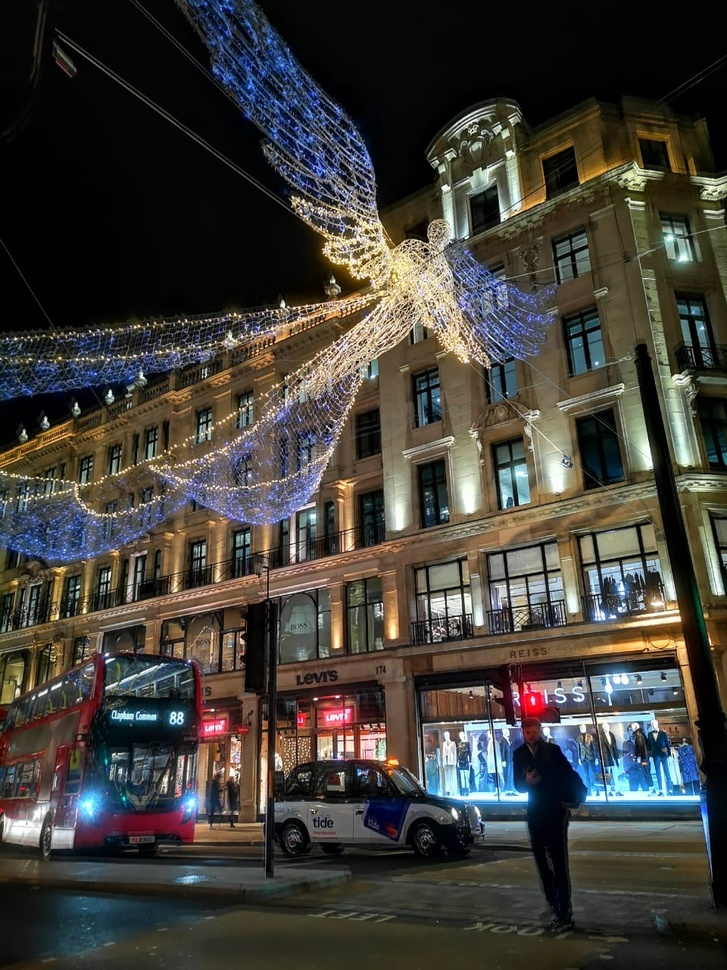
#> input picture 35_SingleShotDetectors/images/londonxmas.jpeg, 727 x 970 px, shrunk from 960 x 1280 before the run, found by its file name
$ python histogram.py
#> lines starting #> are read from the running program, lines starting #| are printed output that depends on the picture; after the words box and inside, x2 and y2 are one past the last pixel; in counts of white or black regions, pixels touching at a corner belong together
import cv2
import random
import numpy as np
from matplotlib import pyplot as plt

# Define our imshow function
def imshow(title = "Image", image = None, size = 10):
    w, h = image.shape[0], image.shape[1]
    aspect_ratio = w/h
    plt.figure(figsize=(size * aspect_ratio,size))
    plt.imshow(cv2.cvtColor(image, cv2.COLOR_BGR2RGB))
    plt.title(title)
    plt.show()


def addWhiteNoise(image):
    # Set the range for a random probablity
    # A large prob will mean more noise
    prob = random.uniform(0.05, 0.1)

    # Generate a random matrix in the shape of our input image
    rnd = np.random.rand(image.shape[0], image.shape[1])

    # If the random values in our rnd matrix are less than our random probability
    # We randomly change that pixel in our input image to a value within the range specified
    image[rnd < prob] = np.random.randint(50,230)
    return image


# Load our image
image = cv2.imread('images/londonxmas.jpeg')
#> image is the input picture: shape (970, 727, 3); mean B, G, R 57, 62.5, 65.4
imshow("Input Image", image)

# Apply our white noise function to our input image
noise_1 = addWhiteNoise(image)
#> in addWhiteNoise, `image[rnd < prob] = np.random.randint(50,230)`:
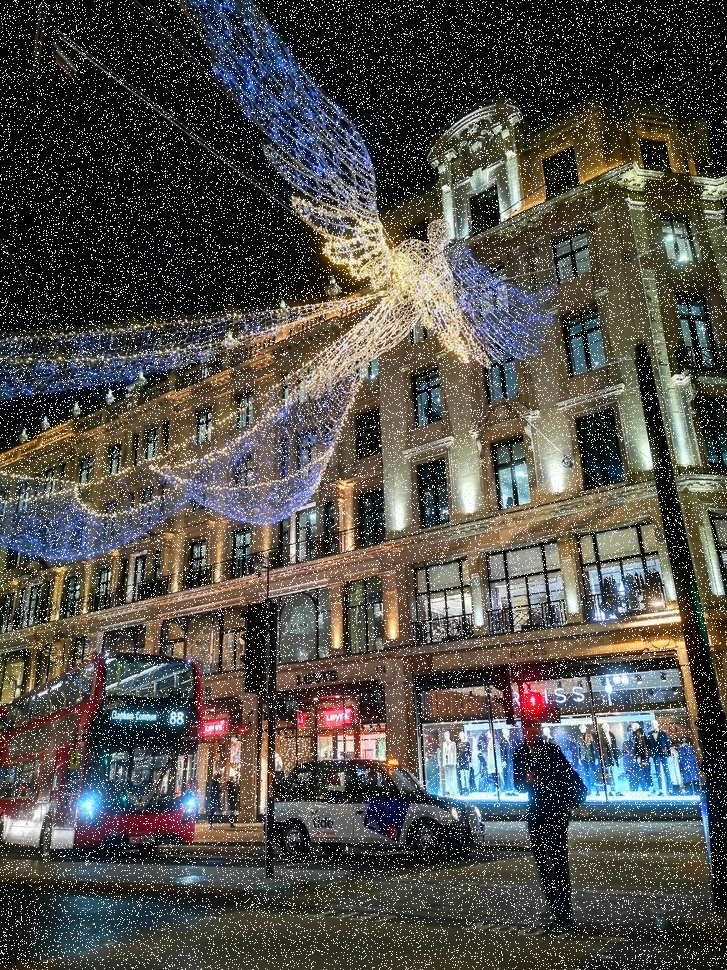
#> image: shape (970, 727, 3); 9.23% of pixels changed, all inside (x1, y1, x2, y2) = (0, 0, 727, 970)
imshow("Noise Added", noise_1)

#!!!!!!!!!!!First, let's take a look at the Histogram of our Input Image


# Load our image
img = cv2.imread('soaps.jpeg')
imshow("Original", img)
#> (the run stopped early here; a loop or call above may not have finished)

$ run again, with 35_SingleShotDetectors/images/Volleyball.jpeg copied over 35_SingleShotDetectors/images/londonxmas.jpeg
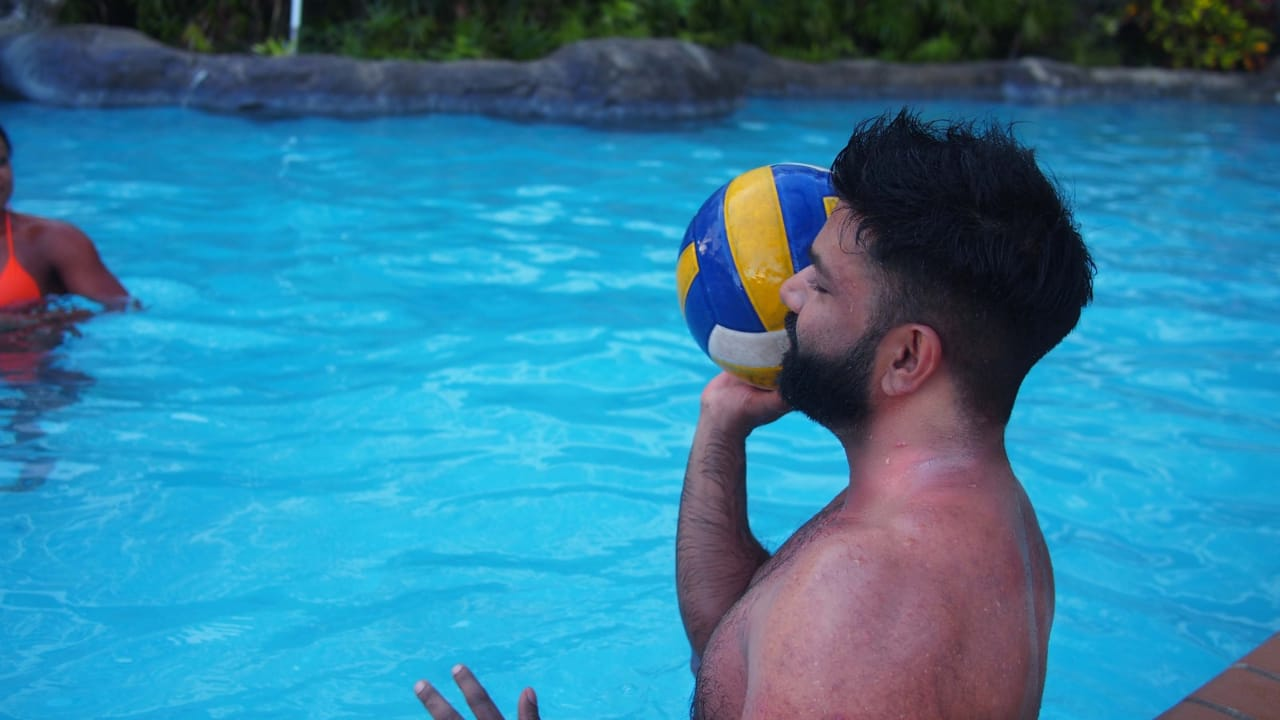
#> input picture 35_SingleShotDetectors/images/Volleyball.jpeg, 1280 x 720 px, found by its file name
#> image is the input picture: shape (720, 1280, 3); mean B, G, R 159.8, 127.4, 49.9
#> in addWhiteNoise, `image[rnd < prob] = np.random.randint(50,230)`:
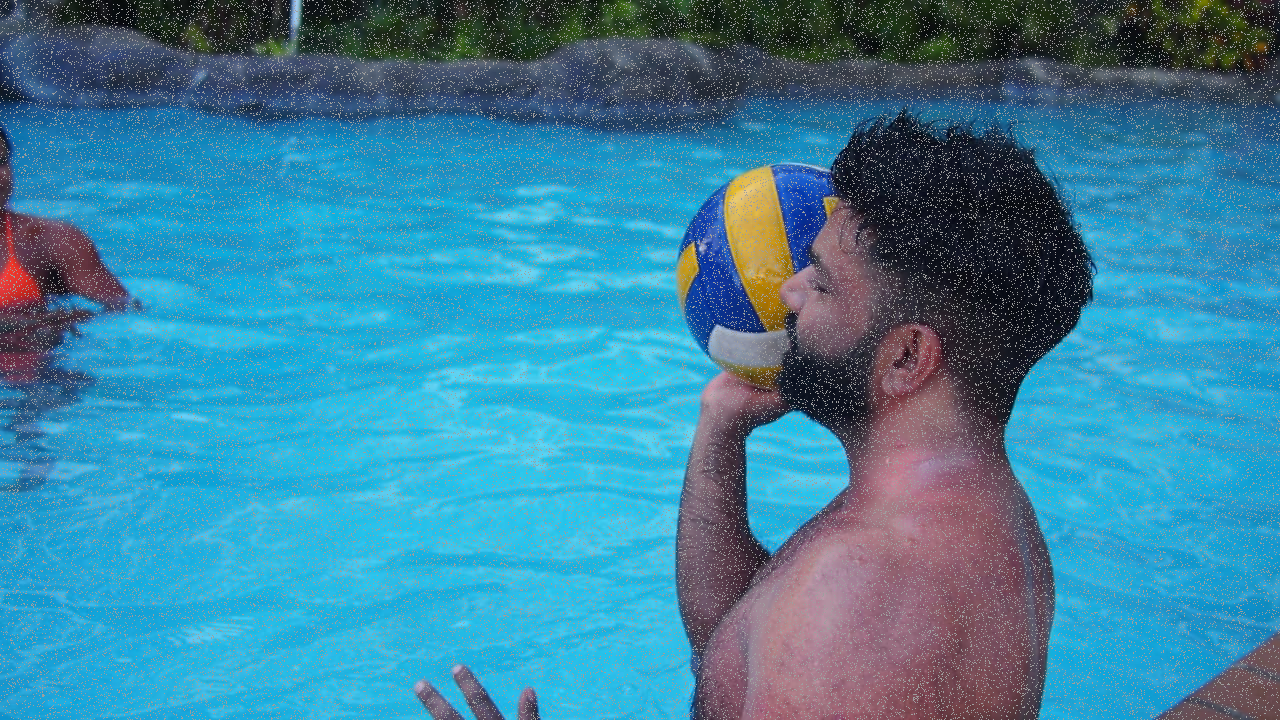
#> image: shape (720, 1280, 3); 9.2% of pixels changed, all inside (x1, y1, x2, y2) = (0, 0, 1280, 720)

$ run again, with 35_SingleShotDetectors/images/blacksandbeach.jpeg copied over 35_SingleShotDetectors/images/londonxmas.jpeg
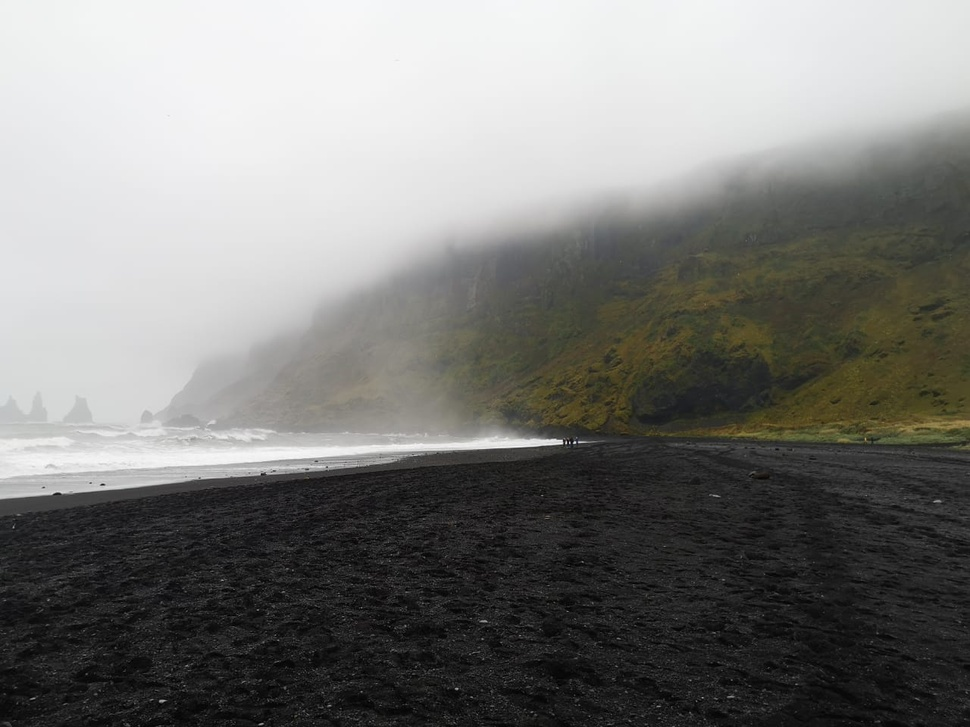
#> input picture 35_SingleShotDetectors/images/blacksandbeach.jpeg, 970 x 727 px, shrunk from 1280 x 960 before the run, found by its file name
#> image is the input picture: shape (727, 970, 3); mean B, G, R 121.3, 124, 124.1
#> in addWhiteNoise, `image[rnd < prob] = np.random.randint(50,230)`:
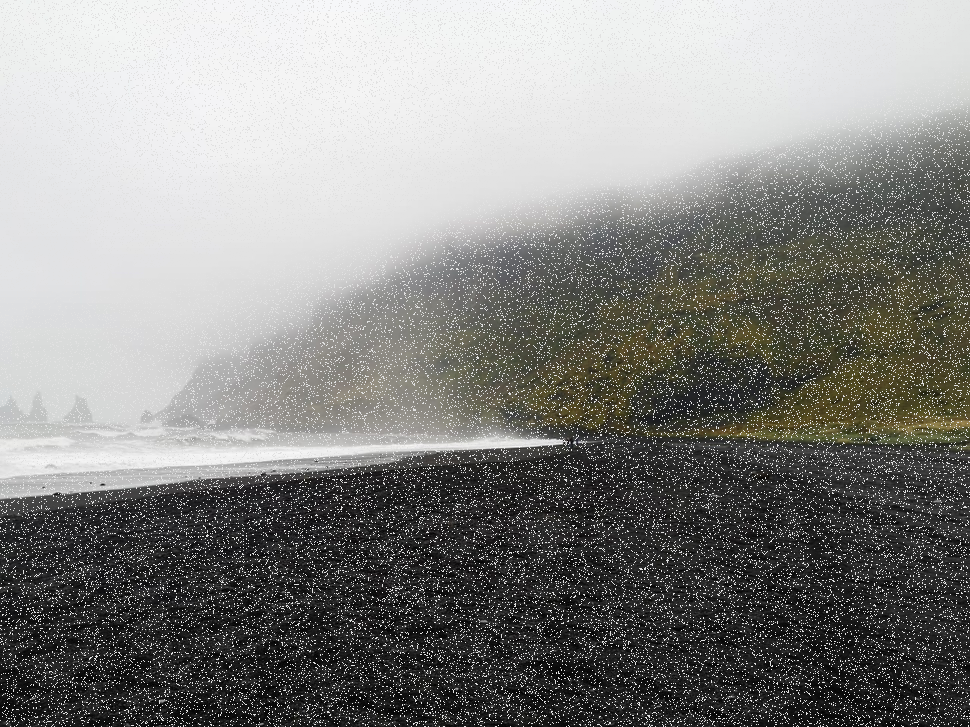
#> image: shape (727, 970, 3); 9.2% of pixels changed, all inside (x1, y1, x2, y2) = (0, 0, 970, 727)

$ run again, with 35_SingleShotDetectors/images/castara.jpeg copied over 35_SingleShotDetectors/images/londonxmas.jpeg
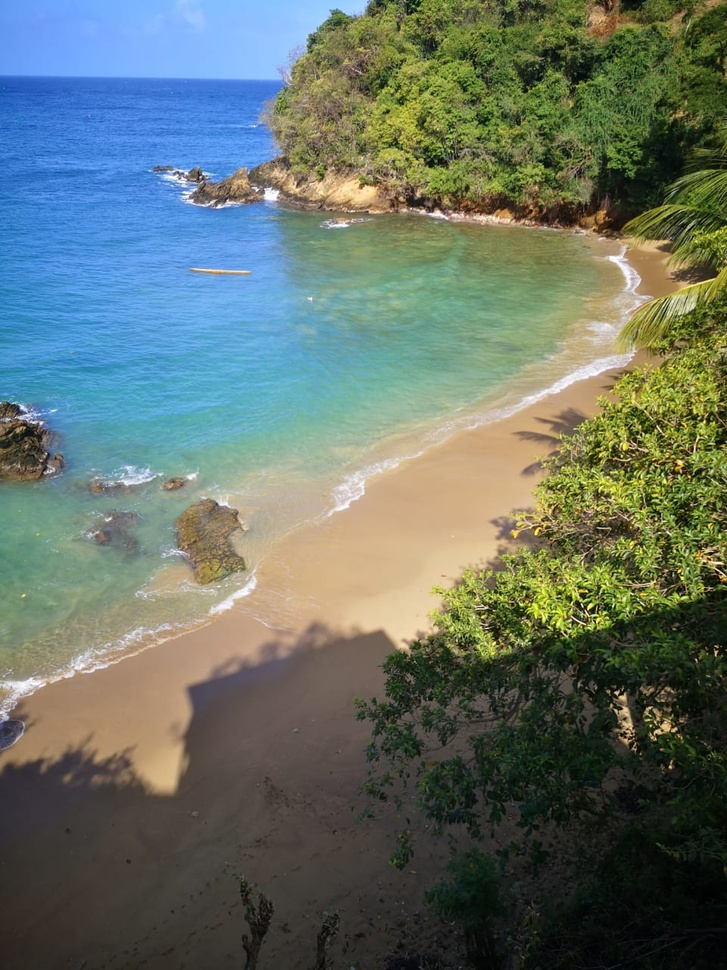
#> input picture 35_SingleShotDetectors/images/castara.jpeg, 727 x 970 px, shrunk from 960 x 1280 before the run, found by its file name
#> image is the input picture: shape (970, 727, 3); mean B, G, R 103, 113.5, 101.1
#> in addWhiteNoise, `image[rnd < prob] = np.random.randint(50,230)`:
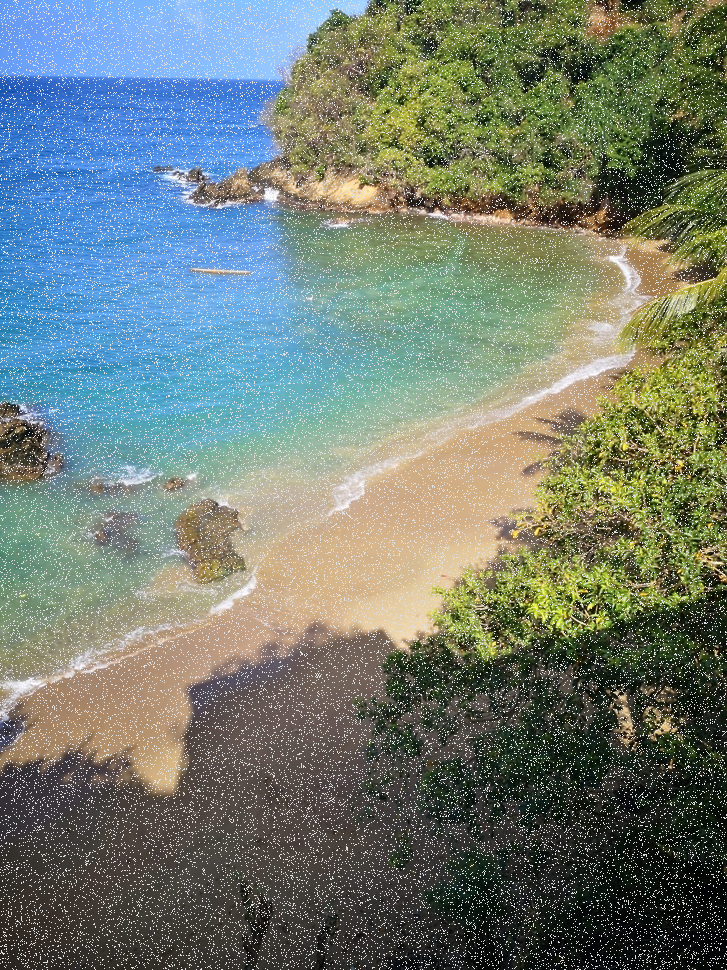
#> image: shape (970, 727, 3); 9.23% of pixels changed, all inside (x1, y1, x2, y2) = (0, 0, 727, 970)
